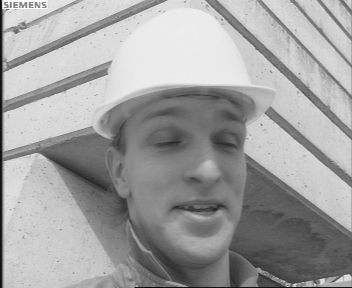
%> input picture Lab4pt1/lab4_wk1_p0101_tgt.pgm, 352 x 288 px
$ octave main.m   (GNU Octave 9; MATLAB toolbox functions it lacks are replaced by stand-ins)
%> lines starting %> are read from the running program, lines starting %| are printed output that depends on the picture
### Lab4pt1/sequential_search.m
function [Prediction,MotionVectors, Flag]= sequential_search(Target,Reference)
    %extract image
    target= double(Target);
    reference= double(Reference);
    [rows,cols] =size(target);

    %Initialize vectors
    MB_size= 16*16;
    K= (rows*cols)/(MB_size);%num of MB's
    Flag= zeros(K,1);
    MotionVectors = zeros(K,2); %MotionVectors(1,1)= x vector of MB1,

    %loop through K MBs in order
    current_K=1;
    for x=1:16:rows-15
        for y=1:16:cols-15
            i=0;
            j=0;

            min_SAD= realmax;
            %get list of search coordinates
            search_list= search_coordinates_seq(x,y,rows,cols);
            [search_r,search_c]=size(search_list);

            %current target MB
            cur_target= target(x:x+15,y:y+15);
            %Decide which i or j is the most fitting
            for l=1:1:search_r
                cur_SAD= SAD(cur_target,reference(search_list(l,1):search_list(l,1)+15,search_list(l,2):search_list(l,2)+15));

                if cur_SAD < min_SAD
                    min_SAD=cur_SAD;
                    i= search_list(l,1)-x;
                    j=search_list(l,2)-y;
                end
            end
            %Check Threshold and success
            if min_SAD > 2048
                %failed

                Flag(current_K)=0;
                MotionVectors(current_K,:)=[0,0];
            else
                %success
                Flag(current_K)=1;
                MotionVectors(current_K,:)=[i,j];
            end

            %iterate K
            current_K=current_K+1;
        end
    end

    %Prediction
    current_K=1;
    Prediction=zeros(rows,cols);
    for x=1:16:rows-15
        for y=1:16:cols-15
            if Flag(current_K)==1
                % there is valid motion vector
                Prediction(x:x+15,y:y+15)=reference(x+MotionVectors(current_K,1):x+MotionVectors(current_K,1)+15,y+MotionVectors(current_K,2):y+MotionVectors(current_K,2)+15 );
            end
            %iterate current_K
            current_K=current_K+1;
        end
    end

end

### Lab4pt1/search_coordinates_log.m
function search_list = search_coordinates_log(x,y, M, N,current_p)

    %max indices possible
    x_min= x-current_p;
    y_min= y-current_p;
    if x_min <=1
        x_min=1;
    end
    if y_min <=1
        y_min=1;
    end

    %min indices possible
    x_max=x+current_p;
    y_max=y+current_p;
    if x_max >M-15
        x_max=M-15;
    end
    if y_max > N-15
        y_max=N-15;
    end

    xd= ((x_max-x_min)/current_p)+1
    xy=((y_max-y_min)/current_p)+1

    n=xd*xy
    search_list=zeros(n,2)


    track=1;
    for i= x_min:current_p:x_max
        for j=y_min:current_p:y_max
            search_list(track,:)=[i, j];
            track=track+1;
        end
    end
end

### Lab4pt1/logarithmic_search.m
function [Prediction, MotionVectors, Flag]= logarithmic_search(Target, Reference)
    %extract image
    target= double(Target);
    reference= double(Reference);
    [rows,cols] =size(target);

    %Initialize vectors
    MB_size= 16*16;
    K= (rows*cols)/(MB_size);%num of MB's
    Flag= zeros(K,1);
    MotionVectors = zeros(K,2); %MotionVectors(1,1)= x vector of MB1,

    %loop through K MBs in order
    current_K=1;
    for x=1:16:rows-15
        for y=1:16:cols-15
            i=0;
            j=0;

            min_SAD= realmax;

            %current target MB
            cur_target= target(x:x+15,y:y+15);

            % assume current p begins with p=8/2
            p=4;
            reference_x=x;
            reference_y=y;
            while(p>=1)
                p
                %generate log search_list
                search_list=search_coordinates_log(reference_x,reference_y,rows,cols,p);
                [search_r,search_c]=size(search_list);

                for l=1:1:search_r
                    cur_SAD= SAD(cur_target,reference(search_list(l,1):search_list(l,1)+15,search_list(l,2):search_list(l,2)+15));

                    if cur_SAD < min_SAD
                        min_SAD=cur_SAD;
                        i= search_list(l,1)-x;
                        j= search_list(l,2)-y;

                        reference_x=search_list(l,1);
                        reference_y=search_list(l,2);
                    end
                end
                %iterate p
                p=p/2;
            end

            %Check Threshold and success
            if min_SAD >= 2048
                %failed

                Flag(current_K)=0;
                MotionVectors(current_K,:)=[0,0];
            else
                %success
                Flag(current_K)=1;
                MotionVectors(current_K,:)=[i,j];
            end

            %iterate K
            current_K=current_K+1;
        end
    end

    %Prediction
    current_K=1;
    Prediction=zeros(rows,cols);
    for x=1:16:rows-15
        for y=1:16:cols-15
            if Flag(current_K)==1
                % there is valid motion vector
                Prediction(x:x+15,y:y+15)=reference(x+MotionVectors(current_K,1):x+MotionVectors(current_K,1)+15,y+MotionVectors(current_K,2):y+MotionVectors(current_K,2)+15 );
            end
            %iterate current_K
            current_K=current_K+1;
        end
    end
end

### Lab4pt1/show_mv.m
function null = show_mv(mv)

frame_sz = [288,352];
mb_sz = 16;

[col_idx row_idx] = meshgrid((mb_sz/2):mb_sz:frame_sz(2),(mb_sz/2):mb_sz:frame_sz(1));

row_idx = row_idx';
row_idx = row_idx(:);

col_idx = col_idx';
col_idx = col_idx(:);

figure, quiver(col_idx,row_idx,mv(:,2),mv(:,1));
axis ij
axis([1 frame_sz(2) 1 frame_sz(1)])

### Lab4pt1/main.m
target= double(imread("lab4_wk1_p0101_tgt.pgm"));
%> target: size 288x352 double; min 0, max 255, mean 160.9; mean of the top-left, top-right, bottom-left and bottom-right quarters 188.5, 181.4, 150.5, 123.2
reference=double(imread("lab4_wk1_p0101_ref.pgm"));
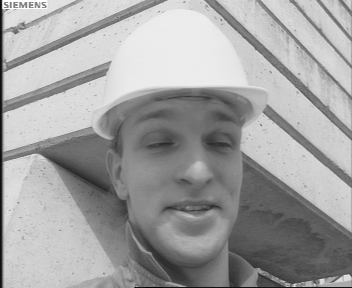
%> input picture Lab4pt1/lab4_wk1_p0101_ref.pgm, 352 x 288 px
%> reference: size 288x352 double; min 0, max 255, mean 161.2; mean of the top-left, top-right, bottom-left and bottom-right quarters 188.7, 182.3, 149.9, 123.6
[rows,cols] =size(target);
%> rows = 288; cols = 352

%sequential function

[Seq_Predictions,Seq_MotionVectors, Seq_Flag]=sequential_search(target, reference);
%> after the loop in sequential_search, `for x=1:16:rows-15`: Flag = 396 values, max 1 at index 1, min 0 at index 184, mean 0.987; MotionVectors = 396 rows, first 12: [0 0; 0 0; 0 0; 0 0; 0 0; 0 0; 0 0; 0 0; 0 0; 0 0; 0 0; 1 -1]; current_K = 397
%> Seq_MotionVectors has the same summary as MotionVectors in sequential_search; Seq_Flag has the same summary as Flag in sequential_search
figure,imshow(uint8(Seq_Predictions));
title("Sequential Prediction picture");

Residual_seq= double(target)-double(Seq_Predictions);
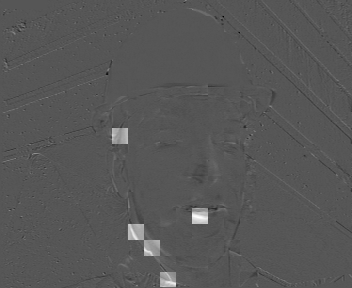
%> Residual_seq: size 288x352 double; min -96, max 188, mean 1.1; drawn with min black and max white
Residual_seq_gray= mat2gray(Residual_seq);
figure, imagesc(uint8(Residual_seq));
title("Sequential Residual");

show_mv(Seq_MotionVectors)
title("Sequential MotionVectors")
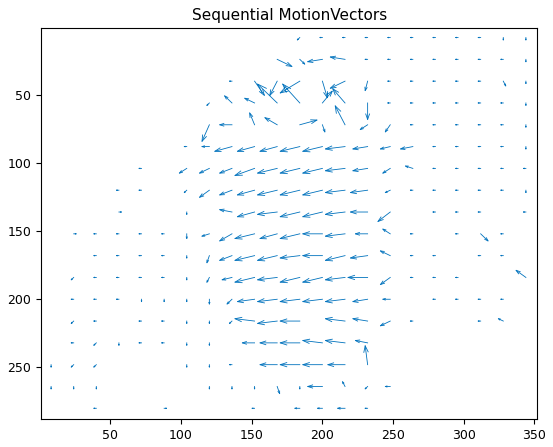
%> figure redrawn from the program's plot data; highest point at x = 8, y = 280; highest point at x = 212.5, y = 280.6

%logarithmic functions
search_coordinates_log(17, 17,rows,cols,1)
[Log_Predictions, Log_MotionVectors, Log_Flag]=logarithmic_search(target,reference);
%> after the loop in logarithmic_search, `for x=1:16:rows-15`: Flag = 396 values, max 1 at index 1, min 0 at index 14, mean 0.972
%> Log_MotionVectors has the same summary as MotionVectors in sequential_search; Log_Flag has the same summary as Flag in logarithmic_search
figure,imshow(uint8(Log_Predictions))
%> after `imshow(uint8(Log_Predictions))`:
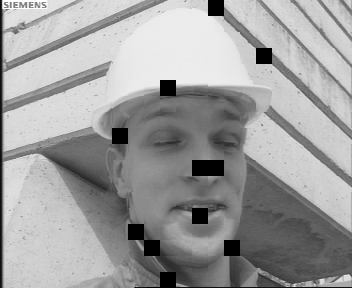
%> displayed picture: size 288x352, on the screen's scale of 0 to 255; min 0, max 255, mean 157.5; mean of the top-left, top-right, bottom-left and bottom-right quarters 186.1, 178.3, 147.5, 118.3
title({'Logarithmic Prediction', 'picture'});
%
Residual_log= double(target)-double(Log_Predictions);
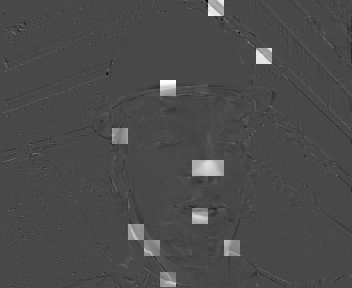
%> Residual_log: size 288x352 double; min -95, max 237, mean 3.4; drawn with min black and max white
Residual_log_gray= mat2gray(Residual_log);
figure,imagesc(uint8(Residual_log));
title("Logarithmic Residual");
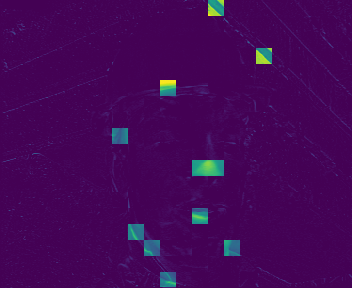
%> displayed picture: size 288x352x3, on the screen's scale of 0 to 255; mean R, G, B 68.2, 7, 87.2
%
show_mv(Log_MotionVectors)
title("Logarithmic MotionVectors")
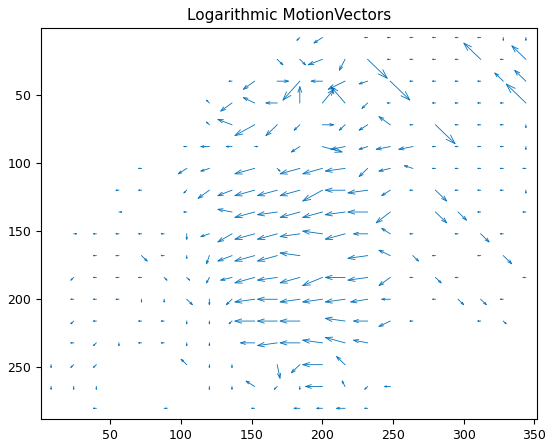
%> figure redrawn from the program's plot data; highest point at x = 8, y = 280; highest point at x = 212.1, y = 280.7


%calculate MSE of Logarithmic and Sequential
MSE_log= immse(target,Log_Predictions)
%> MSE_log = 516.9
MSE_seq=immse(target, Seq_Predictions)
%> MSE_seq = 157.1

% search_coordinates_log(1,1,rows,cols, 4)
